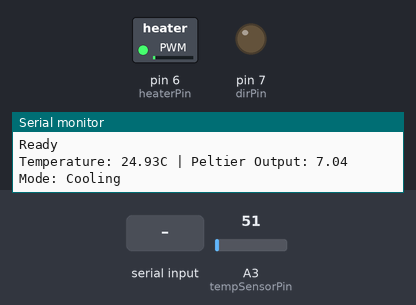
Recording of a sketch running on a simulated Arduino Uno, built with avr-gcc and run on an emulated ATmega328P. On the bench: switched loads named in the sketch (green lamp = pin HIGH), output pins drawn as LEDs (lit = HIGH), the last lines printed to the serial monitor. The inputs (shaded band) are chosen by the test bench; at power-on: A3 (tempSensorPin) = 51.

Above: at 1.2 s.
1.3 s: A3 (tempSensorPin) set to 30
At 2.4 s:
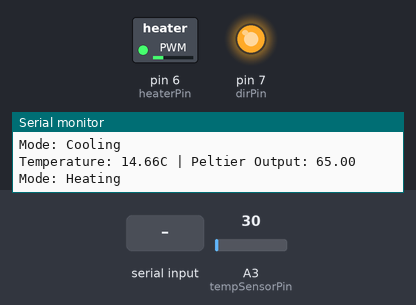
3.0 s: "5\n" received over Serial
At 4.9 s:
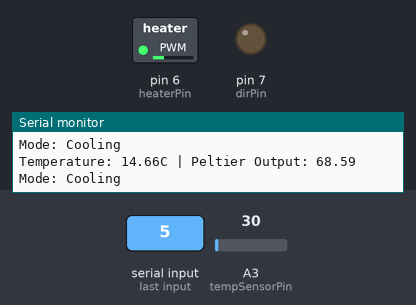
7.0 s: A3 (tempSensorPin) set to 15
At 8.3 s:
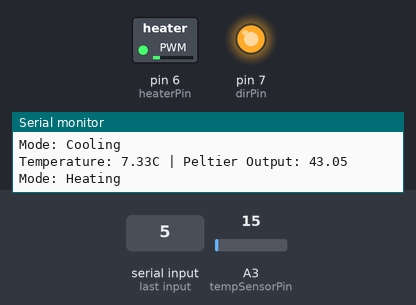
10.0 s: A3 (tempSensorPin) set to 61
12.0 s: "90,45\n" received over Serial
At 13.8 s:
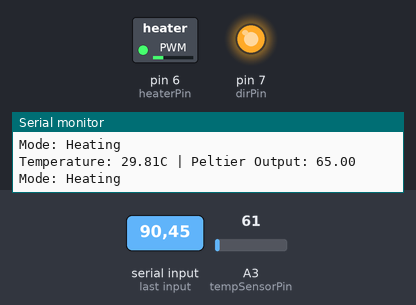
Timing chart, 0 to 15.0 s (numbered marks = the images above; inputs shaded):
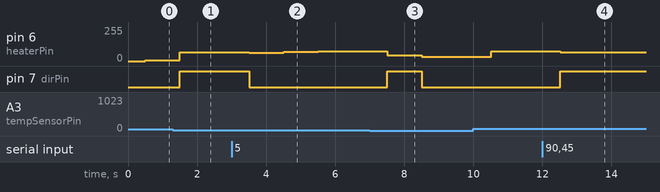

Measured:
- after the input at 1.3 s, pin 6 (heaterPin): 7/255 → 65/255 after 0.20 s; pin 7 (dirPin): LOW → HIGH after 0.20 s
- after the input at 3.0 s, pin 6 (heaterPin): 65/255 → 62/255 after 0.51 s, → 68/255 1.0 s later, → 74/255 1.0 s later, → 75/255 1.0 s later; pin 7 (dirPin): HIGH → LOW after 0.51 s
- after the input at 7.0 s, pin 6 (heaterPin): 75/255 → 43/255 after 0.51 s, → 31/255 1.0 s later, → 33/255 1.0 s later; pin 7 (dirPin): LOW → HIGH after 0.51 s, → LOW 1.0 s later
- after the input at 12.0 s, pin 6 (heaterPin): 75/255 → 65/255 after 0.52 s; pin 7 (dirPin): LOW → HIGH after 0.52 s

The sketch:

pyserial.ino
```cpp
#include <PID_v1.h>

// 핀 정의
const int heaterPin = 6;  // 히터 (또는 펠티어 소자) 제어를 위한 PWM 출력 핀
const int dirPin = 7;     // 펠티어 소자의 방향 핀 (가열 또는 냉각)
const int tempSensorPin = A3;  // 온도 센서 입력 핀
float vout;

// PID 제어 변수
double Setpoint, Input, Output;

// PID 초기 파라미터
double Kp = 7, Ki = 6, Kd = 1;
PID myPID(&Input, &Output, &Setpoint, Kp, Ki, Kd, DIRECT);

// 안정화 체크 변수
bool isStable = false;
unsigned long stableStartTime = 0;
const unsigned long stableDelay = 5000;  // 온도가 안정화된 후 5초 동안 유지되면 고정

void setup() {
  pinMode(heaterPin, OUTPUT);
  pinMode(dirPin, OUTPUT);

  Serial.begin(9600);
  Serial.println("Ready");

  // 센서에서 읽은 값으로부터 초기 입력값 설정
  vout = analogRead(tempSensorPin);
  Input = (vout*500)/1023;

  Setpoint = 24;  // 목표 온도 설정 (섭씨 24도)

  myPID.SetMode(AUTOMATIC);  // PID를 자동 모드로 설정

  myPID.SetOutputLimits(-75, 65);  // Output의 최소값과 최대값 설정
}

void loop() {
  if (Serial.available() > 0) {
    // 시리얼 통신으로 받은 값을 Setpoint로 설정
    String inputString = Serial.readStringUntil('\n');
    Setpoint = inputString.toFloat();
    Serial.print("New Setpoint: ");
    Serial.println(Setpoint);
    isStable = false;  // 새로운 Setpoint가 설정되면 안정화 체크 초기화
  }

  delay(500);

  vout = analogRead(tempSensorPin);
  Input = (vout*500)/1023;

  if (!isStable) {
    myPID.Compute();  // PID 계산 수행

    // 안정화 체크: 일정 범위 내에서 온도가 유지되면 안정화된 것으로 간주
    if (abs(Input - Setpoint) < 0.5) {
      if (stableStartTime == 0) {
        stableStartTime = millis();  // 안정화 시작 시간 기록
      } else if (millis() - stableStartTime >= stableDelay) {
        isStable = true;  // 온도가 안정화되었음
        Serial.println("Temperature stabilized. PID output fixed.");
      }
    } else {
      stableStartTime = 0;  // 안정화 시간 초기화
    }
  }

  if (Output > 1) {
    digitalWrite(dirPin, HIGH);
  } else {
    digitalWrite(dirPin, LOW);
    Output = -Output;
  }

  analogWrite(heaterPin, Output);
  Serial.print("Temperature: ");
  Serial.print(Input);
  Serial.print("C | Peltier Output: ");
  Serial.println(Output);

  Serial.print("Mode: ");
  Serial.println(digitalRead(dirPin) == HIGH ? "Heating" : "Cooling");
  delay(500);
}
```
